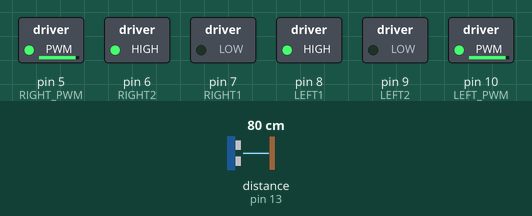
This sketch was run on a simulated Arduino Uno, built with avr-gcc and run on an emulated ATmega328P. Parts: switched loads named in the sketch (green lamp = pin HIGH). The inputs (shaded band) are chosen by the test bench; at power-on: distance to the obstacle (sensor on pin 13) 80 cm. The echo pulse lasts 58.3 µs per cm.

Above: at 1.2 s.
1.3 s: distance to the obstacle (sensor on pin 13) set to 16 cm
2.8 s: distance to the obstacle (sensor on pin 13) set to 12 cm
At 3.0 s:
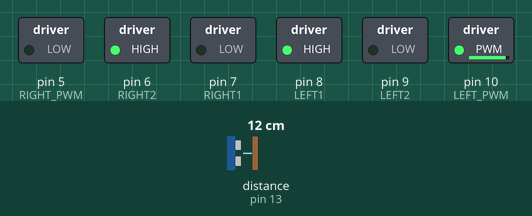
5.8 s: distance to the obstacle (sensor on pin 13) set to 18 cm
At 7.0 s:
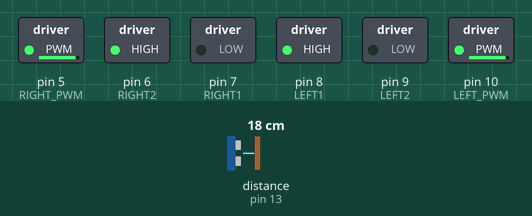
7.3 s: distance to the obstacle (sensor on pin 13) set to 2 cm
At 7.5 s:
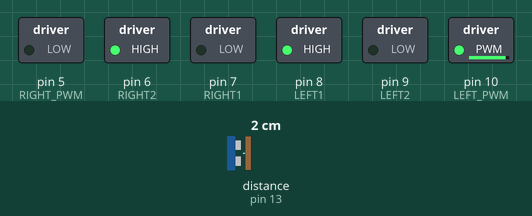
Timing chart, 0 to 10.3 s (numbered marks = the images above; inputs shaded):
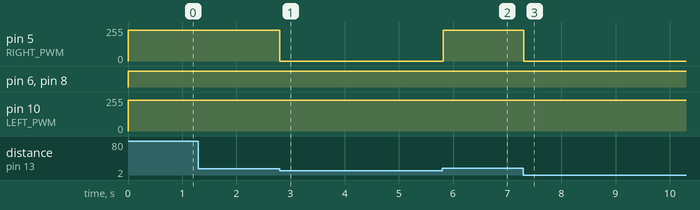

Measured:
- the behaviour switches between 15 and 14 cm on distance to the obstacle (sensor on pin 13) (found by bisection; images 0 and 1)
- after the input at 1.3 s, every drawn part: stays the same
- after the input at 2.8 s, pin 5 (RIGHT_PWM): 232/255 → 0/255 at once
- after the input at 5.8 s, pin 5 (RIGHT_PWM): 0/255 → 232/255 at once
- after the input at 7.3 s, pin 5 (RIGHT_PWM): 232/255 → 0/255 at once

The sketch:

autocar.ino
```cpp
#include <Ultrasonic.h>


Ultrasonic ultrasonic(12,13); // (Trig PIN,Echo PIN)

const byte LEFT1 = 8;  //IN1
const byte LEFT2 = 9;  //IN2
const byte LEFT_PWM = 10;

const byte RIGHT1 = 7;  //IN3
const byte RIGHT2 = 6;  //IN4
const byte RIGHT_PWM = 5;


byte motorSpeed = 1000;

void forward() {

  digitalWrite(LEFT1, HIGH);
  digitalWrite(LEFT2, LOW);
  analogWrite(LEFT_PWM, motorSpeed);


  digitalWrite(RIGHT1, LOW);
  digitalWrite(RIGHT2, HIGH);

  analogWrite(RIGHT_PWM, motorSpeed);
}

void backward() {
  digitalWrite(LEFT1, LOW);
  digitalWrite(LEFT2, HIGH);
  analogWrite(LEFT_PWM, motorSpeed);

  digitalWrite(RIGHT1, HIGH);
  digitalWrite(RIGHT2, LOW);
  analogWrite(RIGHT_PWM, motorSpeed);
}

void turnLeft() {

  analogWrite(LEFT_PWM, 0);

  digitalWrite(RIGHT1, LOW);
  digitalWrite(RIGHT2, HIGH);
  analogWrite(RIGHT_PWM, motorSpeed);
}

void turnRight() {


  digitalWrite(LEFT1, HIGH);
  digitalWrite(LEFT2, LOW);
  analogWrite(LEFT_PWM, motorSpeed);

  analogWrite(RIGHT_PWM, 0);
}

void stopMotor() {

  analogWrite(LEFT_PWM, 0);

  analogWrite(RIGHT_PWM, 0);
}

void setup() {

  pinMode(LEFT1, OUTPUT);
  pinMode(LEFT2, OUTPUT);
  pinMode(LEFT_PWM, OUTPUT);
  pinMode(RIGHT1, OUTPUT);
  pinMode(RIGHT2, OUTPUT);
  pinMode(RIGHT_PWM, OUTPUT);


}

void loop() {


  int dis = ultrasonic.read();

  if(dis<15){
      turnRight();
      delay(200);
      stopMotor();
  }else{
      forward();
  }

}
```
